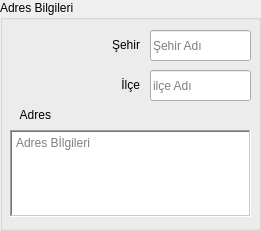
       <widget class="QGroupBox" name="groupBox_11">
        <property name="geometry">
         <rect>
          <x>790</x>
          <y>10</y>
          <width>261</width>
          <height>231</height>
         </rect>
        </property>
        <property name="title">
         <string>Adres Bilgileri</string>
        </property>
        <widget class="QLabel" name="label_40">
         <property name="geometry">
          <rect>
           <x>10</x>
           <y>70</y>
           <width>130</width>
           <height>30</height>
          </rect>
         </property>
         <property name="midLineWidth">
          <number>0</number>
         </property>
         <property name="text">
          <string>İlçe</string>
         </property>
         <property name="alignment">
          <set>Qt::AlignRight|Qt::AlignTrailing|Qt::AlignVCenter</set>
         </property>
        </widget>
        <widget class="QLineEdit" name="lineEdit_34">
         <property name="geometry">
          <rect>
           <x>150</x>
           <y>70</y>
           <width>101</width>
           <height>31</height>
          </rect>
         </property>
         <property name="placeholderText">
          <string>ilçe Adı</string>
         </property>
        </widget>
        <widget class="QLabel" name="label_42">
         <property name="geometry">
          <rect>
           <x>10</x>
           <y>100</y>
           <width>41</width>
           <height>30</height>
          </rect>
         </property>
         <property name="midLineWidth">
          <number>0</number>
         </property>
         <property name="text">
          <string>Adres</string>
         </property>
         <property name="alignment">
          <set>Qt::AlignRight|Qt::AlignTrailing|Qt::AlignVCenter</set>
         </property>
        </widget>
        <widget class="QTextEdit" name="textEdit_2">
         <property name="geometry">
          <rect>
           <x>10</x>
           <y>130</y>
           <width>241</width>
           <height>87</height>
          </rect>
         </property>
         <property name="frameShape">
          <enum>QFrame::WinPanel</enum>
         </property>
         <property name="placeholderText">
          <string>Adres Bİlgileri</string>
         </property>
        </widget>
        <widget class="QLabel" name="label_53">
         <property name="geometry">
          <rect>
           <x>10</x>
           <y>30</y>
           <width>130</width>
           <height>30</height>
          </rect>
         </property>
         <property name="midLineWidth">
          <number>0</number>
         </property>
         <property name="text">
          <string>Şehir</string>
         </property>
         <property name="alignment">
          <set>Qt::AlignRight|Qt::AlignTrailing|Qt::AlignVCenter</set>
         </property>
        </widget>
        <widget class="QLineEdit" name="lineEdit_44">
         <property name="geometry">
          <rect>
           <x>150</x>
           <y>30</y>
           <width>101</width>
           <height>31</height>
          </rect>
         </property>
         <property name="placeholderText">
          <string>Şehir Adı</string>
         </property>
        </widget>
       </widget>
